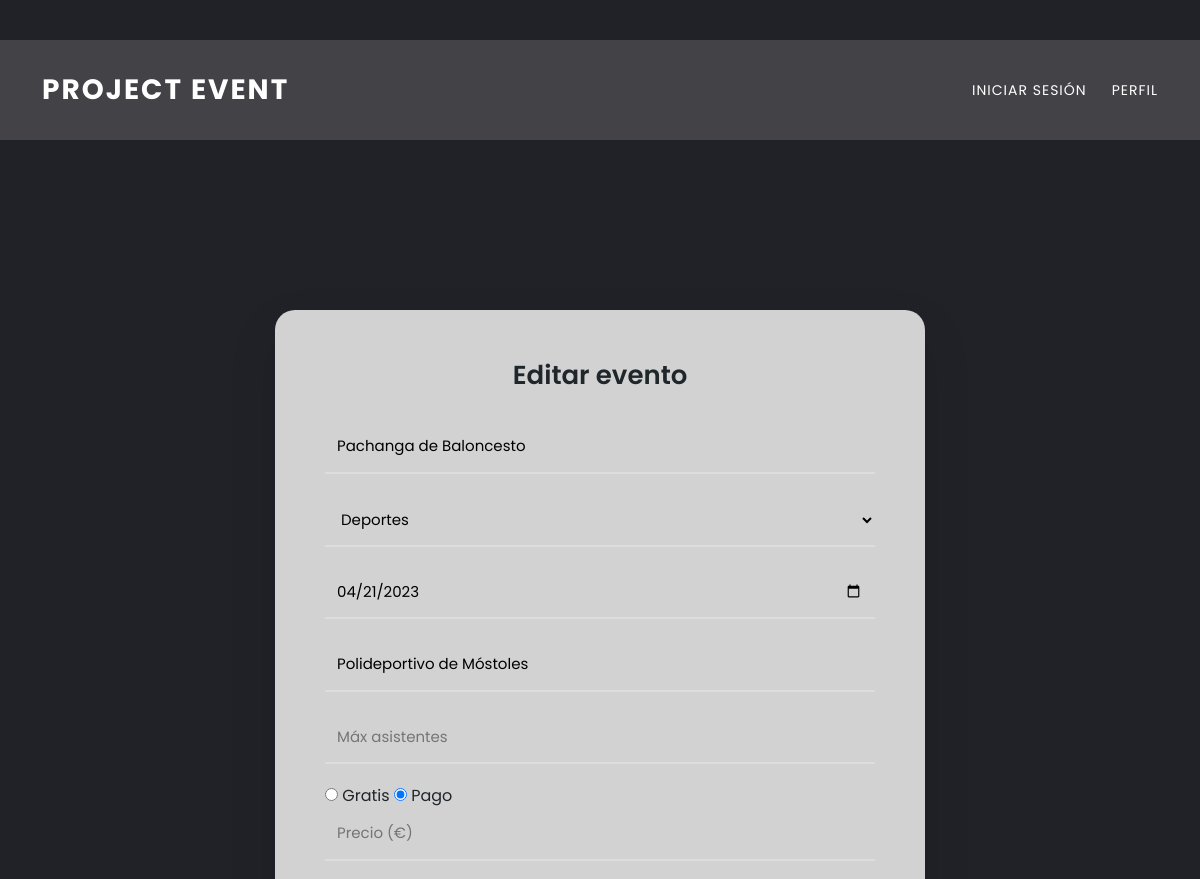
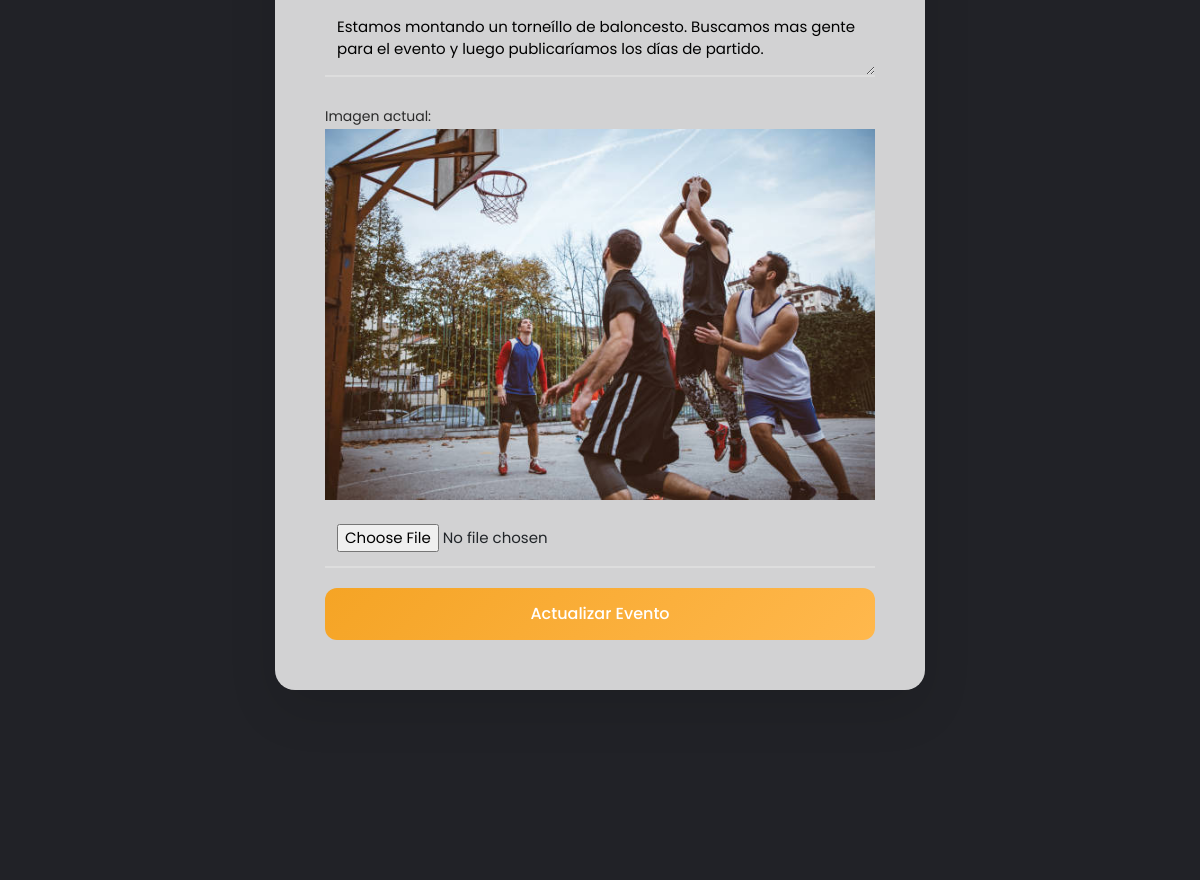
The app's page /formEvento.php?id=35 with its own data (2 pictures, top to bottom).
### tables this page shows
CREATE TABLE `eventos` (
  `id` int(200) NOT NULL,
  `nomevent` varchar(50) NOT NULL,
  `categoria` varchar(25) NOT NULL,
  `fecha` date NOT NULL,
  `localizacion` varchar(50) NOT NULL,
  `descripcion` varchar(255) NOT NULL,
  `imagen` varchar(200) NOT NULL,
  `usuario` varchar(25) NOT NULL,
  `correo` varchar(50) NOT NULL,
  `max_asistentes` int(10) UNSIGNED DEFAULT NULL,
  `entrada` enum('gratis','pago') NOT NULL DEFAULT 'gratis',
  `usuario_id` int(11) DEFAULT NULL
);

### FuncionesEventos.php (called while the page is built, shortened)
<?php
require ('dbEvent.php');
function obtenerEventoPorId($id) {
    global $conexion;
    $stmt = $conexion->prepare("SELECT * FROM eventos WHERE id = ?");
    $stmt->bind_param("i", $id);
    $stmt->execute();
    $resultado = $stmt->get_result();
    return $resultado->fetch_object();
}

### formEvento.php (the view, shortened to what this page needs)
<?php
require ('dbEvent.php');
require ('FuncionesEventos.php');
$usuario = $_SESSION["usuario"]["nombre"] ?? null;
$modoEdicion = false;
$evento = null;
if (isset($_GET['id'])) {
    $modoEdicion = true;
    $evento = obtenerEventoPorId($_GET['id']);
}
?>
<!DOCTYPE html>
<html lang="es">
<head>
<link href="vendor/bootstrap/css/bootstrap.min.css" rel="stylesheet">
<link rel="stylesheet" href="assets/css/fontawesome.css">
<link rel="stylesheet" href="assets/css/templatemo-edu-meeting.css">
<link rel="stylesheet" href="assets/css/owl.css">
<link rel="stylesheet" href="assets/css/lightbox.css">
<link rel="stylesheet" href="assets/css/EstilosPaginaEventos.css">
<link rel="stylesheet" href="assets/css/EstilosformEvento.css">
<link href="https://cdn.jsdelivr.net/npm/bootstrap-icons@1.11.3/font/bootstrap-icons.css" rel="stylesheet">
</head>
<body>
<header class="header-area header-sticky">
  <div class="container">
    <div class="row">
      <div class="col-12">
        <nav class="main-nav">
          <a href="index.php" class="logo">Project Event</a>
          <ul class="event-nav">
            <li class="event-user">
              <?php if (!$usuario): ?>
                <a href="Login.php">Iniciar sesión</a>
              <?php else: ?>
                <span><?= htmlspecialchars($usuario) ?></span>
              <?php endif; ?>
            </li>
            <li>
              <a href="PaginaPerfil.php">Perfil</a>
            </li>
          </ul>
        </nav>
      </div>
    </div>
  </div>
</header>
<section class="upcoming-meetings">
  <div id="cajaGlobal">
    <div class="divEvento">
    <h1 class="titulo">
    <?= $modoEdicion ? "Editar evento" : "Crea un evento nuevo" ?>
    </h1>
    <form method="post" enctype="multipart/form-data">
    <input class="datos2" type="text" name="nomevent" required
    value="<?= $modoEdicion ? htmlspecialchars($evento->nomevent) : '' ?>"
    placeholder="Nombre del evento">
    <select class="datos2" name="categoria" required>
        <?php
        $categorias = ["deportes","conciertos","viajes","competiciones","motor","cultura","otros"];
        foreach ($categorias as $cat):
        ?>
      <option value="<?= $cat ?>"
        <?= ($modoEdicion && $evento->categoria == $cat) ? "selected" : "" ?>>
        <?= ucfirst($cat) ?>
      </option>
      <?php endforeach; ?>
    </select>
    <input class="datos2" type="date" name="fecha" required
      value="<?= $modoEdicion ? $evento->fecha : '' ?>">
    <input class="datos2" type="text" name="localizacion" required
      value="<?= $modoEdicion ? htmlspecialchars($evento->localizacion) : '' ?>"
      placeholder="Localización">
    <input class="datos2" type="number" name="max_asistentes"
      value="<?= $modoEdicion ? $evento->max_asistentes : '' ?>"
      placeholder="Máx asistentes">
    <div>
      <input id="gratis" type="radio" name="entrada" value="Gratis"
        <?= ($modoEdicion && $evento->entrada == null) ? "checked" : "" ?> required>
      <label for="gratis">Gratis</label>
      <input id="pago" type="radio" name="entrada" value="Pago"
        <?= ($modoEdicion && $evento->entrada != null) ? "checked" : "" ?> required>
      <label for="pago">Pago</label>
    </div>
    <input class="datos2" type="number" step="0.01" name="precio"
      id="precio"
      value="<?= $modoEdicion ? $evento->entrada : '' ?>"
      placeholder="Precio (€)">
    <textarea class="datos4" name="descripcion" required
      placeholder="Descripción"><?=
      $modoEdicion ? htmlspecialchars($evento->descripcion) : '' ?></textarea>
    <?php if ($modoEdicion && $evento->imagen): ?>
        <p>Imagen actual:</p>
        <img src="<?= $evento->imagen ?>" width="150">
    <?php endif; ?>
    <input class="datos2" type="file" name="imagen">
    <input class="boton" type="submit"
    name="<?= $modoEdicion ? 'actualizarEvento' : 'crearEvento' ?>"
    value="<?= $modoEdicion ? 'Actualizar Evento' : 'Crear Evento' ?>">
    </form>
    </div>
  </div>
</section>
</body>
</html>

### assets/css/templatemo-edu-meeting.css (style rules this page uses)
html, body, div, span, applet, object, iframe, h1, h2, h3, h4, h5, h6, p, blockquote, pre, a, abbr, acronym, address, big, cite, code, del, dfn, em, font, img, ins, kbd, q, s, samp, small, strike, strong, sub, sup, tt, var, b, u, i, center, dl, dt, dd, ol, ul, li, figure, header, nav, section, article, aside, footer, figcaption { margin: 0; padding: 0; border: 0; outline: 0; }
*, *::before, *::after { box-sizing: border-box; }
html, body { font-family: 'Poppins', sans-serif; font-weight: 400; font-size: 16px; background: #fff; -ms-text-size-adjust: 100%; -webkit-font-smoothing: antialiased; -moz-osx-font-smoothing: grayscale; }
header, nav, section, article, aside, footer, hgroup { display: block; }
ul, li { padding: 0; margin: 0; list-style: none; }
ul { margin-bottom: 0; }
h1, h2, h3, h4, h5, h6 { margin-top: 0; margin-bottom: 0; }
p { font-size: 14px; line-height: 25px; color: #2a2a2a; }
img { width: 100%; overflow: hidden; }
a { text-decoration: none !important; color: #3CF; }
.header-area { background-color: rgba(250,250,250,0.15); position: absolute; top: 40px; left: 0; right: 0; z-index: 100; transition: all .5s ease 0s; }
.header-area .main-nav { display: flex; align-items: center; justify-content: space-between; min-height: 80px; background: transparent; }
.header-area .main-nav .logo { line-height: 100px; color: #fff; font-size: 28px; font-weight: 700; text-transform: uppercase; letter-spacing: 2px; transition: all .3s ease 0s; }
.event-nav { display: flex; align-items: center; gap: 25px; list-style: none; margin: 0; padding: 0; }
.event-nav li a { color: #fff; text-transform: uppercase; font-size: 14px; letter-spacing: 1px; text-decoration: none; }
.event-user { position: relative; }
section.upcoming-meetings { background-image: url(../images/meetings-bg.jpg); background-position: center center; background-attachment: fixed; background-repeat: no-repeat; background-size: cover; padding: 230px 0 110px; }
@media (max-width: 1200px) { .header-area .main-nav::before { display: none; } }

### assets/css/EstilosformEvento.css (style rules this page uses)
#cajaGlobal { width: 100%; padding: 80px 20px; margin-top: 0; display: block; }
.divEvento { width: 100%; max-width: 650px; margin: 0 auto; padding: 50px; border-radius: 20px; background: rgba(255, 255, 255, 0.8); backdrop-filter: blur(10px); box-shadow: 0 20px 50px rgba(0,0,0,0.1); }
.titulo { text-align: center; font-size: 26px; font-weight: 600; margin-bottom: 30px; color: #1f272b; }
.datos2, .datos4 { width: 100%; padding: 14px 12px; margin-bottom: 20px; border: none; border-bottom: 2px solid #ddd; background: transparent; outline: none; font-size: 15px; transition: all 0.3s ease; }
select.datos2 { cursor: pointer; }
input[type="file"] { margin: 10px 0 20px; }
.boton { width: 100%; padding: 14px; border: none; border-radius: 12px; background: linear-gradient(135deg, #f5a425, #ffb84d); color: #fff; font-size: 16px; font-weight: 500; cursor: pointer; transition: all 0.3s ease; }

### records on screen
eventos: nomevent "Pachanga de Baloncesto", categoria "Deportes", fecha "04/21/2023", localizacion "Polideportivo de Móstoles", entrada "☐ Gratis", entrada "☑ Pago", descripcion "Estamos montando un torneíllo de baloncesto. Buscamos mas gente para el evento y luego publicaríamos los días de partido.", imagen (picture)
